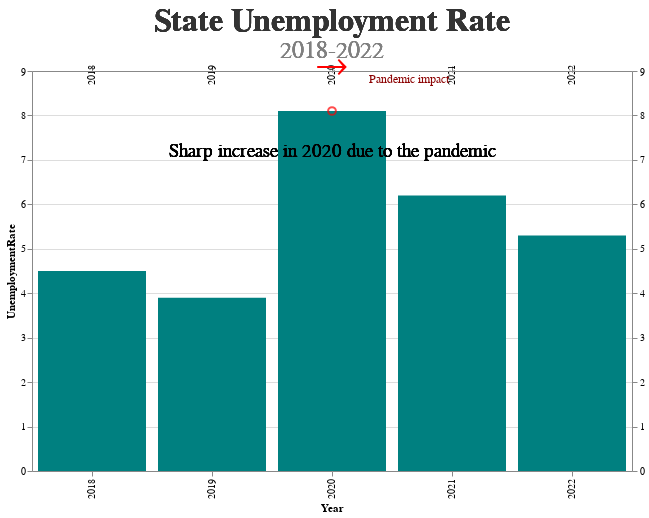

Notebook cell for this chart:
### Code cell
unemp_df = pd.DataFrame({
    'Year': [2018, 2019, 2020, 2021, 2022],
    'UnemploymentRate': [4.5, 3.9, 8.1, 6.2, 5.3]
})

unemp_story = (pn.Story(unemp_df, width=600)
                 .mark_bar(color='teal')
                 .encode(x='Year:O', y='UnemploymentRate:Q')
                 .add_title("State Unemployment Rate", "2018-2022",
                            title_color="#333")
                 .add_context("Sharp increase in 2020 due to the pandemic", position='top')
                 .add_annotation(2020, 8.1, "Pandemic impact", arrow_color='red', label_color='darkred')
                 .render())
unemp_story

### Figure 1 — Vega-Lite specification as saved in the notebook (floating-point values rounded to 4 significant figures)
{"config": {"view": {"continuousWidth": 300, "continuousHeight": 300}}, "layer": [{"mark": {"type": "bar", "color": "teal"}, "encoding": {"x": {"field": "Year", "type": "ordinal"}, "y": {"field": "UnemploymentRate", "type": "quantitative"}}}, {"layer": [{"mark": {"type": "text", "align": "center", "color": "#333", "font": "Arial", "fontSize": 32, "fontWeight": "bold", "text": "State Unemployment Rate"}, "encoding": {"x": {"value": 300.0}, "y": {"value": -50}}}, {"mark": {"type": "text", "align": "center", "color": "gray", "font": "Arial", "fontSize": 24, "text": "2018-2022"}, "encoding": {"x": {"value": 300.0}, "y": {"value": -20}}}]}, {"mark": {"type": "text", "align": "center", "angle": 0, "baseline": "middle", "color": "black", "font": "Arial", "fontSize": 19, "text": "Sharp increase in 2020 due to the pandemic"}, "encoding": {"x": {"value": 300.0}, "y": {"value": 80}}}, {"layer": [{"mark": {"type": "point", "color": "red", "size": 60}, "encoding": {"x": {"field": "x", "title": "", "type": "ordinal"}, "y": {"field": "y", "title": "", "type": "quantitative"}}}, {"mark": {"type": "text", "color": "red", "dx": 0, "dy": -45, "fontSize": 40, "text": "→"}, "encoding": {"x": {"field": "x", "title": "", "type": "ordinal"}, "y": {"field": "y", "title": "", "type": "quantitative"}}}, {"mark": {"type": "text", "align": "left", "baseline": "top", "color": "darkred", "dx": 37, "dy": -37, "fontSize": 12, "text": "Pandemic impact"}, "encoding": {"x": {"field": "x", "title": "", "type": "ordinal"}, "y": {"field": "y", "title": "", "type": "quantitative"}}}], "data": {"name": "data-e5bf096d3d6b86d3c5679291b8e4b98f"}}], "data": {"name": "data-258ac8e34a06796f9a71f8db79cad763"}, "height": 400, "resolve": {"axis": {"x": "independent", "y": "independent"}}, "width": 600, "$schema": "https://vega.github.io/schema/vega-lite/v5.20.1.json", "datasets": {"data-258ac8e34a06796f9a71f8db79cad763": [{"Year": 2018, "UnemploymentRate": 4.5}, {"Year": 2019, "UnemploymentRate": 3.9}, {"Year": 2020, "UnemploymentRate": 8.1}, {"Year": 2021, "UnemploymentRate": 6.2}, {"Year": 2022, "UnemploymentRate": 5.3}], "data-e5bf096d3d6b86d3c5679291b8e4b98f": [{"x": 2020, "y": 8.1}]}}
